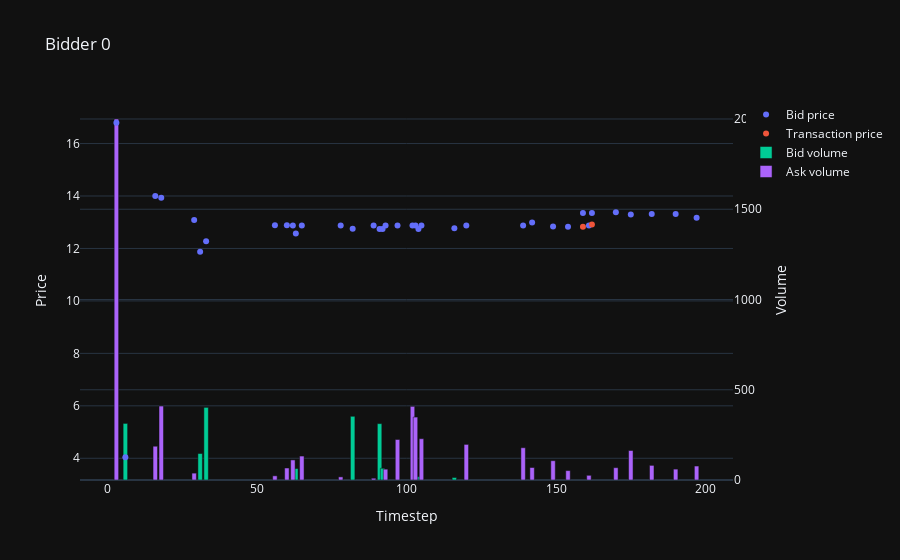
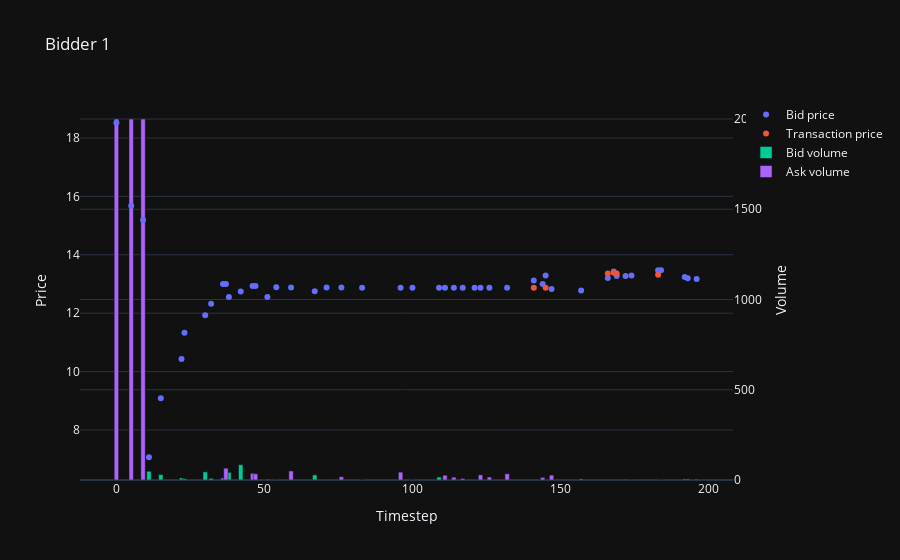
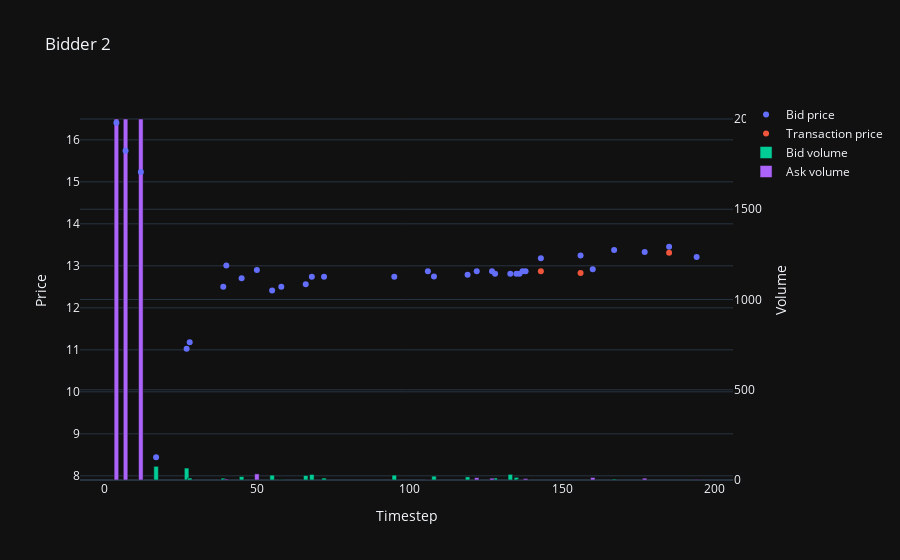
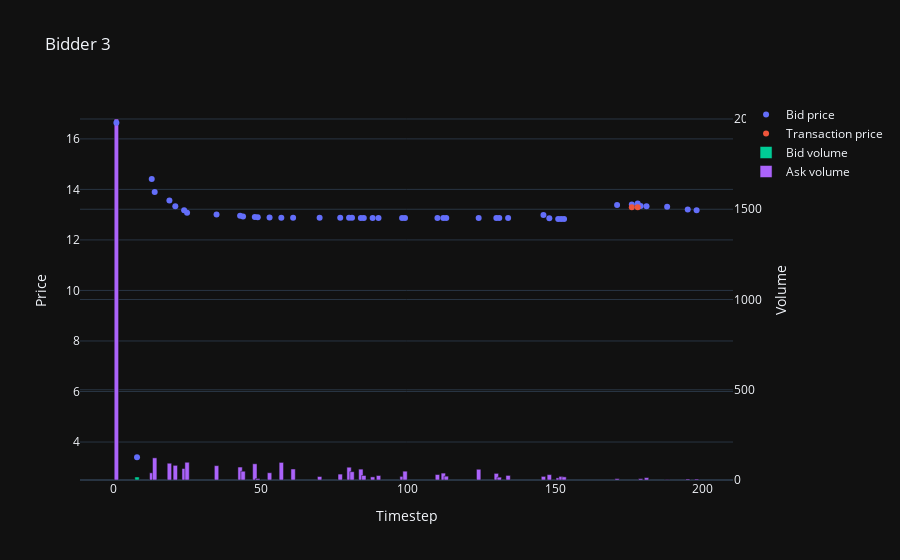

Write notebook code for charts like these, in order.
### Code cell
### Bids

for bidder in range(n):
    fig = go.Figure()

    # Add marker for 'bid price'
    fig.add_trace(go.Scatter(
        x=df_bid_logs.loc[df_bid_logs['bidder'] == bidder].index,
        y=df_bid_logs.loc[df_bid_logs['bidder'] == bidder, 'price'],
        mode='markers',
        name=f'Bid price',
        line=dict(width=2),  # Adjust line width if necessary
        yaxis='y'
    ))
    
    # Add marker for 'transaction price'
    fig.add_trace(go.Scatter(
        x=df_bid_logs.loc[df_bid_logs['bidder'] == bidder].index,
        y=df_bid_logs.loc[df_bid_logs['bidder'] == bidder, 'transaction_price'],
        mode='markers',
        name=f'Transaction price',
        line=dict(width=2),  # Adjust line width if necessary
        yaxis='y'
    ))
    
    # Add bar for 'volume'
    fig.add_trace(go.Bar(
        x=df_bid_logs.loc[(df_bid_logs['bidder'] == bidder) & (df_bid_logs['match_flag'] == 'bid')].index,
        y=df_bid_logs.loc[(df_bid_logs['bidder'] == bidder) & (df_bid_logs['match_flag'] == 'bid'), 'volume'],
        name='Bid volume',
        width=1.5,
        yaxis='y2',
    ))
    
    # Add bar for 'volume'
    fig.add_trace(go.Bar(
        x=df_bid_logs.loc[(df_bid_logs['bidder'] == bidder) & (df_bid_logs['match_flag'] == 'ask')].index,
        y=df_bid_logs.loc[(df_bid_logs['bidder'] == bidder) & (df_bid_logs['match_flag'] == 'ask'), 'volume'],
        name='Ask volume',
        width=1.5,
        yaxis='y2',
    ))
    
    # Update layout
    fig.update_layout(
        title=f'Bidder {bidder}',
        xaxis_title='Timestep',
        yaxis=dict(
            title='Price', 
            side='left',
            overlaying='y2',
            position=0),
        yaxis2=dict(
            title='Volume',
            side='right',
            position=1,
            )
    )
    
    # Show the plot
    fig.show()

### Figure 1 — Plotly figure (JSON) as saved in the notebook; plotly's stock layout.template omitted (floating-point values rounded to 4 significant figures)
{"data": [{"line": {"width": 2}, "mode": "markers", "name": "Bid price", "x": [3, 6, 16, 18, 29, 31, 33, 56, 60, 62, 63, 65, 78, 82, 89, 91, 92, 93, 97, 102, 103, 104, 105, 116, 120, 139, 142, 149, 154, 159, 161, 162, 170, 175, 182, 190, 197], "y": [16.79, 4.039, 14.0, 13.94, 13.08, 11.87, 12.27, 12.89, 12.88, 12.88, 12.57, 12.88, 12.87, 12.75, 12.87, 12.74, 12.74, 12.87, 12.87, 12.87, 12.87, 12.74, 12.87, 12.77, 12.87, 12.87, 12.99, 12.84, 12.83, 13.35, 12.87, 13.36, 13.38, 13.3, 13.31, 13.31, 13.17], "yaxis": "y", "type": "scatter"}, {"line": {"width": 2}, "mode": "markers", "name": "Transaction price", "x": [3, 6, 16, 18, 29, 31, 33, 56, 60, 62, 63, 65, 78, 82, 89, 91, 92, 93, 97, 102, 103, 104, 105, 116, 120, 139, 142, 149, 154, 159, 161, 162, 170, 175, 182, 190, 197], "y": [null, null, null, null, null, null, null, null, null, null, null, null, null, null, null, null, null, null, null, null, null, null, null, null, null, null, null, null, null, 12.83, null, 12.92, null, null, null, null, null], "yaxis": "y", "type": "scatter"}, {"name": "Bid volume", "width": 1.5, "x": [6, 31, 33, 63, 82, 91, 92, 104, 116], "y": [313.5, 146.7, 402.3, 63.65, 352.9, 312.2, 64.97, 19.07, 13.92], "yaxis": "y2", "type": "bar"}, {"name": "Ask volume", "width": 1.5, "x": [3, 16, 18, 29, 56, 60, 62, 65, 78, 89, 93, 97, 102, 103, 105, 120, 139, 142, 149, 154, 161, 170, 175, 182, 190, 197], "y": [2000.0, 187.1, 409.7, 38.0, 23.13, 66.38, 111.1, 132.6, 17.27, 9.81, 60.03, 224.4, 408.0, 348.7, 228.7, 197.1, 178.6, 69.08, 106.9, 52.1, 25.92, 68.16, 163.3, 80.94, 60.35, 77.34], "yaxis": "y2", "type": "bar"}], "layout": {"yaxis": {"title": {"text": "Price"}, "side": "left", "overlaying": "y2", "position": 0}, "yaxis2": {"title": {"text": "Volume"}, "side": "right", "position": 1}, "title": {"text": "Bidder 0"}, "xaxis": {"title": {"text": "Timestep"}}}}

### Figure 2 — Plotly figure (JSON) as saved in the notebook; plotly's stock layout.template omitted (floating-point values rounded to 4 significant figures)
{"data": [{"line": {"width": 2}, "mode": "markers", "name": "Bid price", "x": [0, 5, 9, 11, 15, 22, 23, 30, 32, 36, 37, 38, 42, 46, 47, 51, 54, 59, 67, 71, 76, 83, 96, 100, 109, 111, 114, 117, 121, 123, 126, 132, 141, 144, 145, 147, 157, 166, 168, 169, 172, 174, 183, 184, 192, 193, 196], "y": [18.52, 15.68, 15.19, 7.066, 9.085, 10.43, 11.33, 11.93, 12.32, 13.0, 13.0, 12.56, 12.74, 12.93, 12.93, 12.56, 12.89, 12.88, 12.75, 12.88, 12.88, 12.87, 12.87, 12.87, 12.87, 12.87, 12.87, 12.87, 12.87, 12.87, 12.87, 12.87, 13.12, 13.0, 13.29, 12.83, 12.78, 13.2, 13.43, 13.27, 13.27, 13.29, 13.47, 13.47, 13.24, 13.2, 13.17], "yaxis": "y", "type": "scatter"}, {"line": {"width": 2}, "mode": "markers", "name": "Transaction price", "x": [0, 5, 9, 11, 15, 22, 23, 30, 32, 36, 37, 38, 42, 46, 47, 51, 54, 59, 67, 71, 76, 83, 96, 100, 109, 111, 114, 117, 121, 123, 126, 132, 141, 144, 145, 147, 157, 166, 168, 169, 172, 174, 183, 184, 192, 193, 196], "y": [null, null, null, null, null, null, null, null, null, null, null, null, null, null, null, null, null, null, null, null, null, null, null, null, null, null, null, null, null, null, null, null, 12.87, null, 12.87, null, null, 13.36, 13.39, 13.36, null, null, 13.31, null, null, null, null], "yaxis": "y", "type": "scatter"}, {"name": "Bid volume", "width": 1.5, "x": [11, 15, 22, 23, 30, 32, 38, 42, 51, 67, 109, 172], "y": [48.41, 29.96, 11.3, 6.985, 45.17, 8.962, 42.26, 84.71, 4.282, 28.19, 16.3, 3.778], "yaxis": "y2", "type": "bar"}, {"name": "Ask volume", "width": 1.5, "x": [0, 5, 9, 36, 37, 46, 47, 54, 59, 71, 76, 83, 96, 100, 111, 114, 117, 121, 123, 126, 132, 144, 147, 157, 174, 184, 192, 193, 196], "y": [2000.0, 2000.0, 2000.0, 10.96, 65.27, 37.27, 34.33, 1.121, 49.89, 2.969, 17.8, 0.6212, 43.4, 0.9335, 26.39, 15.69, 8.399, 2.939, 28.4, 16.32, 34.38, 14.28, 27.02, 6.091, 2.177, 1.079, 5.93, 5.463, 4.55], "yaxis": "y2", "type": "bar"}], "layout": {"yaxis": {"title": {"text": "Price"}, "side": "left", "overlaying": "y2", "position": 0}, "yaxis2": {"title": {"text": "Volume"}, "side": "right", "position": 1}, "title": {"text": "Bidder 1"}, "xaxis": {"title": {"text": "Timestep"}}}}

### Figure 3 — Plotly figure (JSON) as saved in the notebook; plotly's stock layout.template omitted (floating-point values rounded to 4 significant figures)
{"data": [{"line": {"width": 2}, "mode": "markers", "name": "Bid price", "x": [4, 7, 12, 17, 27, 28, 39, 40, 45, 50, 55, 58, 66, 68, 72, 95, 106, 108, 119, 122, 127, 128, 133, 135, 136, 137, 138, 143, 156, 160, 167, 177, 185, 194], "y": [16.41, 15.74, 15.23, 8.442, 11.02, 11.18, 12.5, 13.01, 12.7, 12.9, 12.41, 12.5, 12.56, 12.74, 12.74, 12.74, 12.87, 12.75, 12.79, 12.87, 12.87, 12.81, 12.81, 12.81, 12.81, 12.87, 12.87, 13.18, 13.24, 12.92, 13.38, 13.33, 13.45, 13.21], "yaxis": "y", "type": "scatter"}, {"line": {"width": 2}, "mode": "markers", "name": "Transaction price", "x": [4, 7, 12, 17, 27, 28, 39, 40, 45, 50, 55, 58, 66, 68, 72, 95, 106, 108, 119, 122, 127, 128, 133, 135, 136, 137, 138, 143, 156, 160, 167, 177, 185, 194], "y": [null, null, null, null, null, null, null, null, null, null, null, null, null, null, null, null, null, null, null, null, null, null, null, null, null, null, null, 12.87, 12.83, null, null, null, 13.31, null], "yaxis": "y", "type": "scatter"}, {"name": "Bid volume", "width": 1.5, "x": [17, 27, 28, 39, 45, 55, 58, 66, 68, 72, 95, 108, 119, 128, 133, 135, 136, 167], "y": [75.79, 66.14, 10.78, 10.11, 19.15, 26.91, 2.193, 24.94, 30.29, 10.69, 26.91, 21.38, 17.59, 11.47, 31.08, 14.42, 3.002, 4.748], "yaxis": "y2", "type": "bar"}, {"name": "Ask volume", "width": 1.5, "x": [4, 7, 12, 40, 50, 106, 122, 127, 137, 138, 160, 177, 194], "y": [2000.0, 2000.0, 2000.0, 5.265, 33.86, 0.8032, 13.02, 10.12, 2.061, 8.05, 13.65, 10.22, 3.496], "yaxis": "y2", "type": "bar"}], "layout": {"yaxis": {"title": {"text": "Price"}, "side": "left", "overlaying": "y2", "position": 0}, "yaxis2": {"title": {"text": "Volume"}, "side": "right", "position": 1}, "title": {"text": "Bidder 2"}, "xaxis": {"title": {"text": "Timestep"}}}}

### Figure 4 — Plotly figure (JSON) as saved in the notebook; plotly's stock layout.template omitted (floating-point values rounded to 4 significant figures)
{"data": [{"line": {"width": 2}, "mode": "markers", "name": "Bid price", "x": [1, 8, 13, 14, 19, 21, 24, 25, 35, 43, 44, 48, 49, 53, 57, 61, 70, 77, 80, 81, 84, 85, 88, 90, 98, 99, 110, 112, 113, 124, 130, 131, 134, 146, 148, 151, 152, 153, 171, 176, 178, 179, 181, 188, 195, 198], "y": [16.64, 3.397, 14.41, 13.9, 13.56, 13.33, 13.18, 13.08, 13.01, 12.96, 12.93, 12.91, 12.9, 12.89, 12.88, 12.88, 12.88, 12.87, 12.87, 12.87, 12.87, 12.87, 12.87, 12.87, 12.87, 12.87, 12.87, 12.87, 12.87, 12.87, 12.87, 12.87, 12.87, 12.99, 12.86, 12.83, 12.83, 12.83, 13.38, 13.4, 13.44, 13.34, 13.33, 13.32, 13.2, 13.17], "yaxis": "y", "type": "scatter"}, {"line": {"width": 2}, "mode": "markers", "name": "Transaction price", "x": [1, 8, 13, 14, 19, 21, 24, 25, 35, 43, 44, 48, 49, 53, 57, 61, 70, 77, 80, 81, 84, 85, 88, 90, 98, 99, 110, 112, 113, 124, 130, 131, 134, 146, 148, 151, 152, 153, 171, 176, 178, 179, 181, 188, 195, 198], "y": [null, null, null, null, null, null, null, null, null, null, null, null, null, null, null, null, null, null, null, null, null, null, null, null, null, null, null, null, null, null, null, null, null, null, null, null, null, null, null, 13.29, 13.3, null, null, null, null, null], "yaxis": "y", "type": "scatter"}, {"name": "Bid volume", "width": 1.5, "x": [8], "y": [16.73], "yaxis": "y2", "type": "bar"}, {"name": "Ask volume", "width": 1.5, "x": [1, 13, 14, 19, 21, 24, 25, 35, 43, 44, 48, 49, 53, 57, 61, 70, 77, 80, 81, 84, 85, 88, 90, 98, 99, 110, 112, 113, 124, 130, 131, 134, 146, 148, 151, 152, 153, 171, 179, 181, 188, 195, 198], "y": [2000.0, 39.75, 122.7, 92.92, 81.17, 63.69, 98.33, 79.5, 71.83, 48.63, 89.84, 8.027, 40.3, 97.45, 60.86, 19.32, 32.74, 70.85, 46.08, 60.26, 24.97, 17.36, 24.84, 20.16, 48.86, 30.28, 38.22, 21.25, 59.52, 36.63, 15.8, 25.36, 19.96, 29.88, 11.76, 20.12, 17.32, 7.676, 7.553, 13.21, 2.885, 5.494, 5.445], "yaxis": "y2", "type": "bar"}], "layout": {"yaxis": {"title": {"text": "Price"}, "side": "left", "overlaying": "y2", "position": 0}, "yaxis2": {"title": {"text": "Volume"}, "side": "right", "position": 1}, "title": {"text": "Bidder 3"}, "xaxis": {"title": {"text": "Timestep"}}}}
